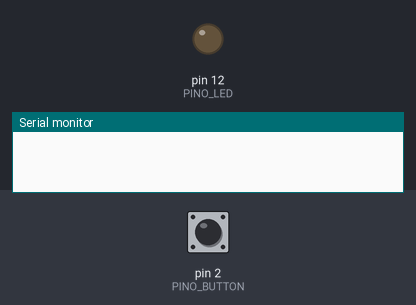
A sketch run on a simulated Arduino Uno, built with avr-gcc and run on an emulated ATmega328P. On the bench: output pins drawn as LEDs (lit = HIGH), the last lines printed to the serial monitor. Inputs (shaded band) come from the test bench; at power-on: pin 2 (PINO_BUTTON) HIGH.

Above: at 1.2 s.
1.3 s: pin 2 (PINO_BUTTON) pulled LOW for 0.15 s
At 2.0 s:
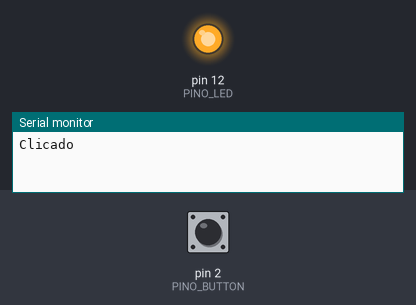
2.9 s: pin 2 (PINO_BUTTON) pulled LOW for 1 s
At 3.3 s:
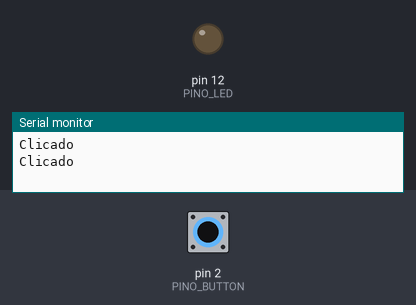
5.4 s: pin 2 (PINO_BUTTON) pulled LOW for 3.2 s
At 6.3 s:
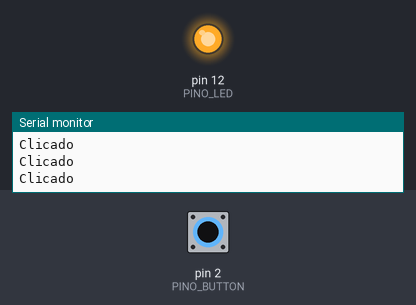
Timing chart, 0 to 8.4 s (numbered marks = the images above; inputs shaded):
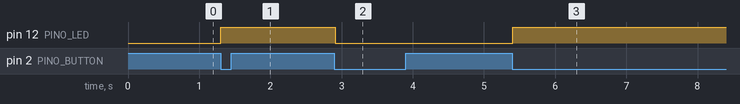

Measured:
- after the input at 1.3 s, pin 12 (PINO_LED): LOW → HIGH at once
- after the input at 2.9 s, pin 12 (PINO_LED): HIGH → LOW at once
- after the input at 5.4 s, pin 12 (PINO_LED): LOW → HIGH at once

The sketch:

teste-botao.ino
```cpp
const int PINO_LED = 12;
const int PINO_BUTTON = 2;
int potenciaLED = LOW ;

void setup() {
  // put your setup code here, to run once:

  Serial.begin(9600);

  pinMode(PINO_LED, OUTPUT);
  pinMode(PINO_BUTTON, INPUT_PULLUP);

  //attachInterrupt(digitalPinToInterrupt( PINO_BUTTON), onClick, RISING);// chama a funçao zerocross quando mudar de estado high-low
  attachInterrupt(digitalPinToInterrupt( PINO_BUTTON), onClick, FALLING  );// chama a funçao zerocross quando mudar de estado high-low

}

void loop() {
  // put your main code here, to run repeatedly:
  //int reading = digitalRead(PINO_BUTTON);
  digitalWrite(PINO_LED, potenciaLED);
  delay(10);
}


void onClick()  {

  Serial.println("Clicado");
  potenciaLED = (potenciaLED==HIGH)?LOW:HIGH;
  delay(1000);
}
```
